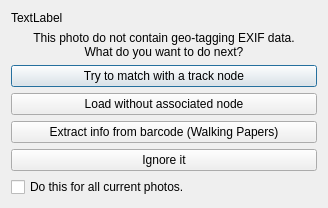
<?xml version="1.0" encoding="UTF-8"?>
<ui version="4.0">
 <class>PhotoLoadErrorDialog</class>
 <widget class="QDialog" name="PhotoLoadErrorDialog">
  <property name="geometry">
   <rect>
    <x>0</x>
    <y>0</y>
    <width>328</width>
    <height>202</height>
   </rect>
  </property>
  <property name="windowTitle">
   <string>No Valid geotag</string>
  </property>
  <layout class="QVBoxLayout" name="verticalLayout">
   <item>
    <widget class="QLabel" name="photo">
     <property name="text">
      <string>TextLabel</string>
     </property>
    </widget>
   </item>
   <item>
    <widget class="QLabel" name="label">
     <property name="text">
      <string>This photo do not contain geo-tagging EXIF data.
What do you want to do next?</string>
     </property>
     <property name="alignment">
      <set>Qt::AlignCenter</set>
     </property>
    </widget>
   </item>
   <item>
    <widget class="QPushButton" name="pbMatch">
     <property name="sizePolicy">
      <sizepolicy hsizetype="Expanding" vsizetype="Fixed">
       <horstretch>0</horstretch>
       <verstretch>0</verstretch>
      </sizepolicy>
     </property>
     <property name="text">
      <string>Try to match with a track node</string>
     </property>
     <property name="checkable">
      <bool>true</bool>
     </property>
     <property name="checked">
      <bool>false</bool>
     </property>
    </widget>
   </item>
   <item>
    <widget class="QPushButton" name="pbLoad">
     <property name="sizePolicy">
      <sizepolicy hsizetype="Expanding" vsizetype="Fixed">
       <horstretch>0</horstretch>
       <verstretch>0</verstretch>
      </sizepolicy>
     </property>
     <property name="text">
      <string>Load without associated node</string>
     </property>
     <property name="checkable">
      <bool>true</bool>
     </property>
    </widget>
   </item>
   <item>
    <widget class="QPushButton" name="pbBarcode">
     <property name="text">
      <string>Extract info from barcode (Walking Papers)</string>
     </property>
     <property name="checkable">
      <bool>true</bool>
     </property>
    </widget>
   </item>
   <item>
    <widget class="QPushButton" name="pbIgnore">
     <property name="sizePolicy">
      <sizepolicy hsizetype="Expanding" vsizetype="Fixed">
       <horstretch>0</horstretch>
       <verstretch>0</verstretch>
      </sizepolicy>
     </property>
     <property name="text">
      <string>Ignore it</string>
     </property>
     <property name="checkable">
      <bool>true</bool>
     </property>
    </widget>
   </item>
   <item>
    <widget class="QCheckBox" name="cbRemember">
     <property name="text">
      <string>Do this for all current photos.</string>
     </property>
    </widget>
   </item>
  </layout>
 </widget>
 <resources/>
 <connections>
  <connection>
   <sender>pbMatch</sender>
   <signal>clicked()</signal>
   <receiver>PhotoLoadErrorDialog</receiver>
   <slot>accept()</slot>
   <hints>
    <hint type="sourcelabel">
     <x>272</x>
     <y>82</y>
    </hint>
    <hint type="destinationlabel">
     <x>300</x>
     <y>68</y>
    </hint>
   </hints>
  </connection>
  <connection>
   <sender>pbLoad</sender>
   <signal>clicked()</signal>
   <receiver>PhotoLoadErrorDialog</receiver>
   <slot>accept()</slot>
   <hints>
    <hint type="sourcelabel">
     <x>188</x>
     <y>111</y>
    </hint>
    <hint type="destinationlabel">
     <x>300</x>
     <y>160</y>
    </hint>
   </hints>
  </connection>
  <connection>
   <sender>pbIgnore</sender>
   <signal>clicked()</signal>
   <receiver>PhotoLoadErrorDialog</receiver>
   <slot>accept()</slot>
   <hints>
    <hint type="sourcelabel">
     <x>123</x>
     <y>158</y>
    </hint>
    <hint type="destinationlabel">
     <x>300</x>
     <y>35</y>
    </hint>
   </hints>
  </connection>
  <connection>
   <sender>pbBarcode</sender>
   <signal>clicked()</signal>
   <receiver>PhotoLoadErrorDialog</receiver>
   <slot>accept()</slot>
   <hints>
    <hint type="sourcelabel">
     <x>162</x>
     <y>126</y>
    </hint>
    <hint type="destinationlabel">
     <x>251</x>
     <y>3</y>
    </hint>
   </hints>
  </connection>
 </connections>
</ui>
